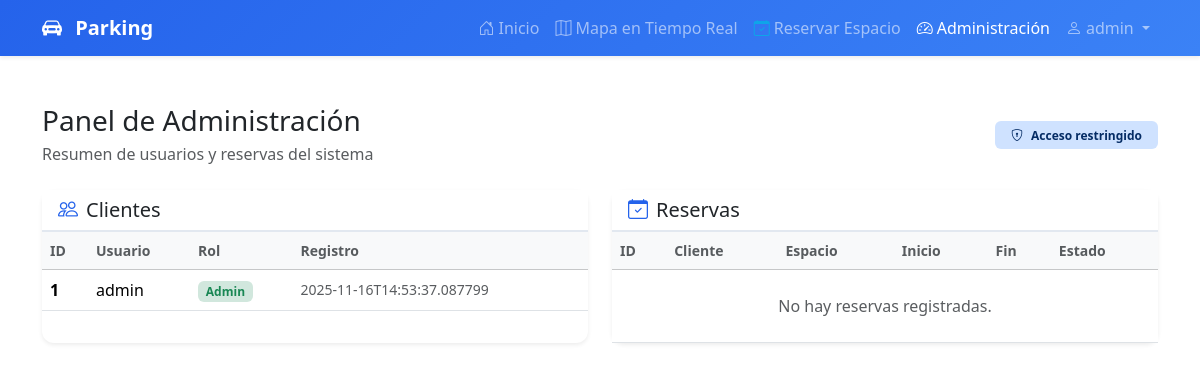
Page /admin (signed in) on the earlier database version.
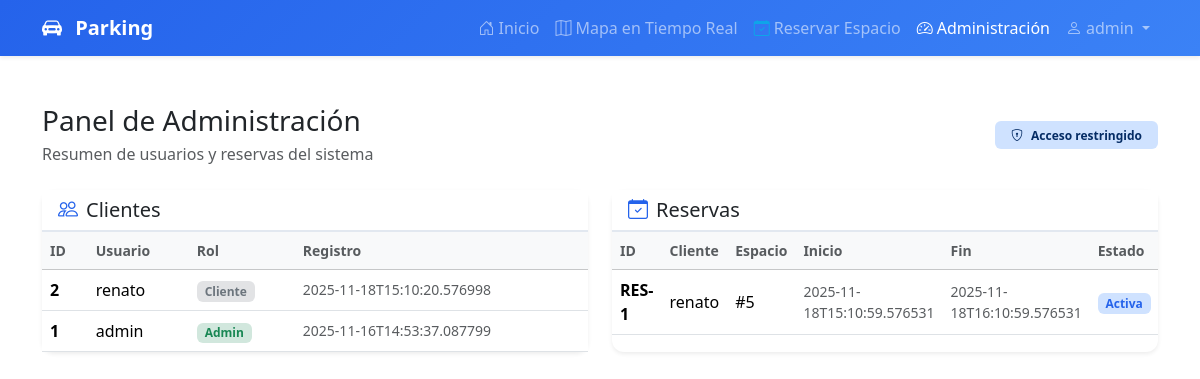
Same page on the later database version.
### app/database.py (models this page shows)
class User(Base):
    __tablename__ = 'users'
    id = Column(Integer, primary_key=True, autoincrement=True)
    username = Column(String(50), unique=True, nullable=False)
    password = Column(String(255), nullable=False)
    admin = Column(Boolean, default=False, nullable=False)
    created_at = Column(DateTime, default=datetime.now)
    reservations = relationship("Reservation", back_populates="user")

### app/app.py (the view)
@app.route('/admin')
@admin_required
def admin():
    users = db.get_all_users()
    reservations = db.get_all_reservations()
    return render_template('admin.html', users=users, reservations=reservations)

### app/auth.py (called while the page is built)
def admin_required(f):
    from functools import wraps
    @wraps(f)
    def decorated_function(*args, **kwargs):
        if 'user_id' not in session:
            flash('Por favor inicia sesión para acceder a esta página', 'warning')
            return redirect(url_for('auth.login'))
        if not session.get('is_admin', False):
            flash('No tienes permisos para acceder a esta página', 'error')
            return redirect(url_for('mapa'))
        return f(*args, **kwargs)
    return decorated_function

### app/database.py (called while the page is built)
    def get_db(self) -> Session:
        db = self.SessionLocal()
        try:
            return db
        finally:
            db.close()

    def get_all_users(self):
        db = self.get_db()
        try:
            users = db.query(User).order_by(User.created_at.desc()).all()
            result = []
            for user in users:
                result.append({
                    'id': user.id,
                    'username': user.username,
                    'admin': user.admin,
                    'created_at': user.created_at.isoformat() if user.created_at else None
                })
            return result
        finally:
            db.close()

### app/templates/admin.html (shortened to what this page needs)
{% extends 'base.html' %}
{% block content %}
<div class="container py-5">
    <div class="d-flex align-items-center justify-content-between mb-4">
        <div>
            <h1 class="h3 mb-1">Panel de Administración</h1>
            <p class="text-muted mb-0">Resumen de usuarios y reservas del sistema</p>
        </div>
        <div class="badge bg-primary-subtle text-primary-emphasis px-3 py-2">
            <i class="bi bi-shield-lock me-2"></i>Acceso restringido
        </div>
    </div>
    <div class="row g-4">
        <div class="col-lg-6">
            <div class="card shadow-sm h-100">
                <div class="card-header bg-white">
                    <h2 class="h5 mb-0"><i class="bi bi-people me-2 text-primary"></i>Clientes</h2>
                </div>
                <div class="card-body p-0">
                    <div class="table-responsive">
                        <table class="table mb-0 align-middle">
                            <thead class="table-light">
                                <tr>
                                    <th scope="col" class="text-muted small">ID</th>
                                    <th scope="col" class="text-muted small">Usuario</th>
                                    <th scope="col" class="text-muted small">Rol</th>
                                    <th scope="col" class="text-muted small">Registro</th>
                                </tr>
                            </thead>
                            <tbody>
                                {% if users %}
                                    {% for user in users %}
                                    <tr>
                                        <td class="fw-semibold">{{ user.id }}</td>
                                        <td>{{ user.username }}</td>
                                        <td>
                                            {% if user.admin %}
                                                <span class="badge bg-success-subtle text-success">Admin</span>
                                            {% else %}
                                                <span class="badge bg-secondary-subtle text-secondary">Cliente</span>
                                            {% endif %}
                                        </td>
                                        <td class="text-muted small">{{ user.created_at or 'N/D' }}</td>
                                    </tr>
                                    {% endfor %}
                                {% else %}
                                    <tr>
                                        <td colspan="4" class="text-center text-muted py-4">No hay usuarios registrados.</td>
                                    </tr>
                                {% endif %}
                            </tbody>
                        </table>
                    </div>
                </div>
            </div>
        </div>
        <div class="col-lg-6">
            <div class="card shadow-sm h-100">
                <div class="card-header bg-white">
                    <h2 class="h5 mb-0"><i class="bi bi-calendar-check me-2 text-primary"></i>Reservas</h2>
                </div>
                <div class="card-body p-0">
                    <div class="table-responsive">
                        <table class="table mb-0 align-middle">
                            <thead class="table-light">
                                <tr>
                                    <th scope="col" class="text-muted small">ID</th>
                                    <th scope="col" class="text-muted small">Cliente</th>
                                    <th scope="col" class="text-muted small">Espacio</th>
                                    <th scope="col" class="text-muted small">Inicio</th>
                                    <th scope="col" class="text-muted small">Fin</th>
                                    <th scope="col" class="text-muted small">Estado</th>
                                </tr>
                            </thead>
                            <tbody>
                                {% if reservations %}
                                    {% for reservation in reservations %}
                                    <tr>
                                        <td class="fw-semibold">RES-{{ reservation.id }}</td>
                                        <td>{{ reservation.username }}</td>
                                        <td>#{{ reservation.space_number }}</td>
                                        <td class="text-muted small">{{ reservation.start_time or 'N/D' }}</td>
                                        <td class="text-muted small">{{ reservation.end_time or 'N/D' }}</td>
                                        <td>
                                            {% if reservation.status == 'active' %}
                                                <span class="badge bg-primary-subtle text-primary">Activa</span>
                                            {% elif reservation.status == 'cancelled' %}
                                                <span class="badge bg-danger-subtle text-danger">Cancelada</span>
                                            {% elif reservation.status == 'expired' %}
                                                <span class="badge bg-secondary-subtle text-secondary">Expirada</span>
                                            {% else %}
                                                <span class="badge bg-light text-dark text-capitalize">{{ reservation.status }}</span>
                                            {% endif %}
                                        </td>
                                    </tr>
                                    {% endfor %}
                                {% else %}
                                    <tr>
                                        <td colspan="6" class="text-center text-muted py-4">No hay reservas registradas.</td>
                                    </tr>
                                {% endif %}
                            </tbody>
                        </table>
                    </div>
                </div>
            </div>
        </div>
    </div>
</div>
{% endblock %}

### app/templates/base.html (shortened to what this page needs)
<!DOCTYPE html>
<html lang="es" data-bs-theme="light">
<head>
    <link href="https://cdn.jsdelivr.net/npm/bootstrap@5.3.2/dist/css/bootstrap.min.css" rel="stylesheet">
    <link rel="stylesheet" href="https://cdn.jsdelivr.net/npm/bootstrap-icons@1.11.1/font/bootstrap-icons.css">
    <link rel="stylesheet" href="{{ url_for('static', filename='css/styles.css') }}">
</head>
<body>
    <nav class="navbar navbar-expand-lg navbar-dark custom-navbar shadow-sm">
        <div class="container">
            <a class="navbar-brand fw-bold" href="{{ url_for('index') }}">
                <i class="bi bi-car-front-fill me-2"></i>
                Parking
            </a>
            <div class="collapse navbar-collapse" id="navbarNav">
                <ul class="navbar-nav ms-auto">
                    <li class="nav-item">
                        <a class="nav-link {% if request.path == '/' %}active{% endif %}" href="{{ url_for('index') }}">
                            <i class="bi bi-house-door me-1"></i>Inicio
                        </a>
                    </li>
                    {% if session.user_id %}
                    <li class="nav-item">
                        <a class="nav-link {% if request.path == '/mapa' %}active{% endif %}" href="{{ url_for('mapa') }}">
                            <i class="bi bi-map me-1"></i>Mapa en Tiempo Real
                        </a>
                    </li>
                    <li class="nav-item">
                        <a class="nav-link {% if request.path == '/reservas' %}active{% endif %}" href="{{ url_for('reservas') }}">
                            <i class="bi bi-calendar-check me-1"></i>Reservar Espacio
                        </a>
                    </li>
                    {% if session.get('is_admin') %}
                    <li class="nav-item">
                        <a class="nav-link {% if request.path == '/admin' %}active{% endif %}" href="{{ url_for('admin') }}">
                            <i class="bi bi-speedometer2 me-1"></i>Administración
                        </a>
                    </li>
                    {% endif %}
                    <li class="nav-item dropdown">
                        <a class="nav-link dropdown-toggle" href="#" role="button" data-bs-toggle="dropdown">
                            <i class="bi bi-person me-1"></i>{{ session.username }}
                        </a>
                    </li>
                    {% endif %}
                </ul>
            </div>
        </div>
    </nav>
    <main class="container-fluid px-0">
        {% block content %}{% endblock %}
    </main>
</body>
</html>

### app/static/css/styles.css (style rules this page uses)
:root { --primary: #2563eb; --primary-hover: #1d4ed8; --primary-light: #3b82f6; --primary-dark: #1e40af; --secondary: #0ea5e9; --secondary-hover: #0284c7; --accent: #06b6d4; --accent-hover: #0891b2; --dark: #1e293b; --dark-light: #334155; --light: #64748b; --bg: #ffffff; --bg-light: #f8fafc; --border: #e2e8f0; --color-libre: #10b981; --color-libre-hover: #059669; --color-ocupado: #ef4444; --color-ocupado-hover: #dc2626; --color-reservado: #3b82f6; --color-reservado-hover: #2563eb; --color-pista: #475569; --color-pista-dark: #334155; --color-selected: #fbbf24; --alert-success-bg: linear-gradient(135deg, #d1fae5, #a7f3d0); --alert-success-text: #065f46; --alert-danger-bg: linear-gradient(135deg, #fee2e2, #fecaca); --alert-danger-text: #991b1b; --alert-warning-bg: linear-gradient(135deg, #fef3c7, #fde68a); --alert-warning-text: #92400e; --spacing-xs: 4px; --spacing-sm: 8px; --spacing-md: 12px; --spacing-lg: 16px; --spacing-xl: 24px; --spacing-xxl: 40px; --radius-sm: 5px; --radius-md: 8px; --radius-lg: 12px; --radius-xl: 20px; --radius-full: 50%; --shadow-sm: 0 2px 6px rgba(0, 0, 0, 0.08); --shadow-md: 0 5px 15px rgba(0, 0, 0, 0.08); --shadow-lg: 0 10px 30px rgba(0, 0, 0, 0.15); --shadow-xl: 0 20px 40px rgba(0, 0, 0, 0.1); --transition-fast: 0.2s ease; --transition-base: 0.3s ease; --transition-slow: 0.5s ease; --gradient-primary: linear-gradient(135deg, var(--primary), var(--primary-light)); --gradient-secondary: linear-gradient(135deg, var(--secondary), var(--accent)); --gradient-hero: linear-gradient(135deg, #f1f5f9 0%, #ffffff 100%); --gradient-how-it-works: linear-gradient(135deg, #f8fafc 0%, #e2e8f0 100%); }
.custom-navbar { background: var(--gradient-primary) !important; box-shadow: var(--shadow-md); }
.navbar-nav .nav-link { transition: all var(--transition-base); }
.bi-calendar-check { color: var(--secondary); }
.text-primary { color: var(--primary) !important; transition: color var(--transition-base); }
.card { border: none; border-radius: var(--radius-lg); }
.card-header { background: white !important; border-bottom: 2px solid var(--border); }

Differences in the rows shown:
added User: id "2", username "renato", shows "Cliente", created_at "2025-11-18T15:10:20.576998", username "renato"
Other differences:
new list line: "RES- 1 # 5 2025-11-18T15:10:59.576531 2025-11-18T16:10:59.576531 Activa"
text no longer shown: "No hay reservas registradas."
